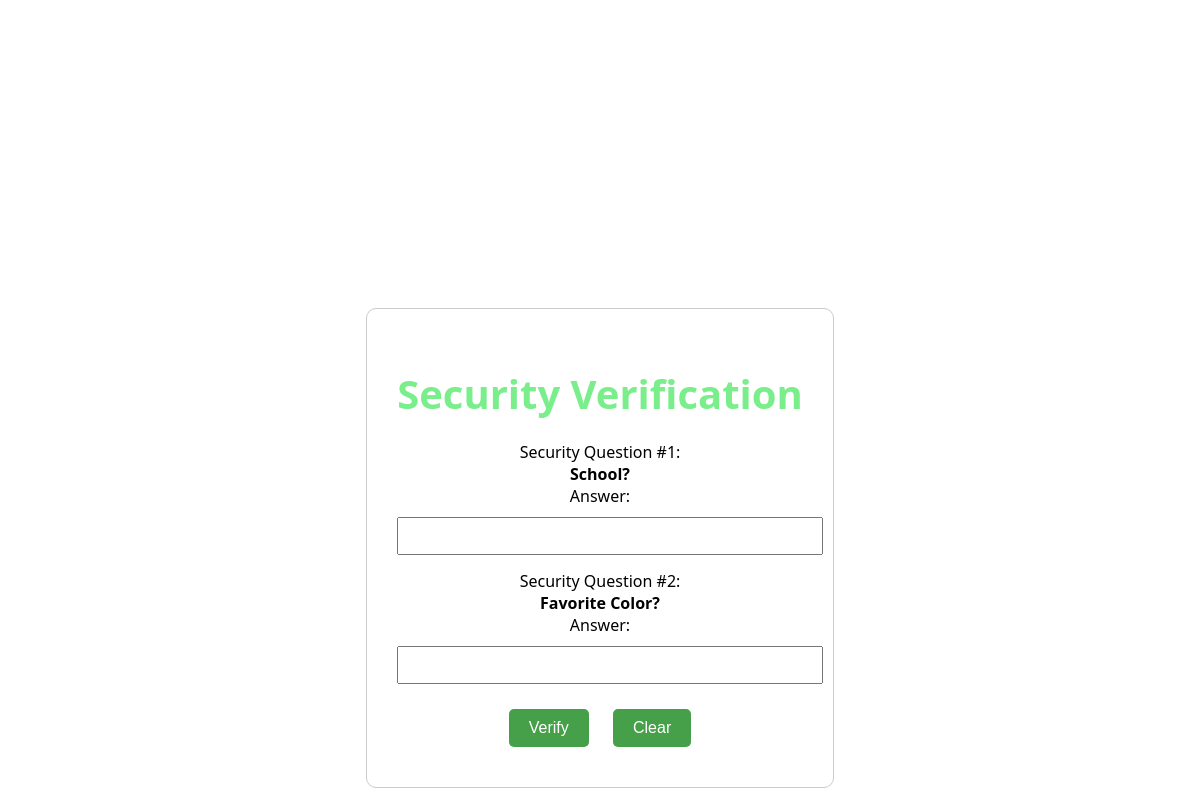
The app's page /securityVerification.php (signed in) with its own data.
### tables this page shows
CREATE TABLE SecurityVerification (
    SecurityVerificationID INTEGER AUTO_INCREMENT PRIMARY KEY,
    SSN INTEGER NOT NULL UNIQUE, 
    Username VARCHAR(100) NOT NULL,
    Password VARCHAR(255) NOT NULL, 
    SecurityPin INTEGER NOT NULL,
    AtmPin INTEGER NOT NULL,
    SecurityQuestion VARCHAR(255) NOT NULL,
    SecurityAnswer VARCHAR(255) NOT NULL,
    SecurityQuestion2 VARCHAR(255) NOT NULL,
    SecurityAnswer2 VARCHAR(255) NOT NULL,
    CustomerID INTEGER NOT NULL,
    RoleID INTEGER NOT NULL,
    FOREIGN KEY (CustomerID) REFERENCES Customer(CustomerID),
    FOREIGN KEY (RoleID) REFERENCES RoleAccess(RoleID)
);

### securityVerification.php (the view, shortened to what this page needs)
<?php
include("config.php");
$customerID = $_SESSION['CustomerID'];
if ($_SERVER["REQUEST_METHOD"] == "POST") {
    $answer1 = $_POST['SecurityAnswer'] ?? '';
    $answer2 = $_POST['SecurityAnswer2'] ?? '';
    $stmt = $conn->prepare("SELECT SecurityAnswer, SecurityAnswer2 FROM SecurityVerification WHERE CustomerID = ?");
    $stmt->bind_param("i", $customerID);
    $stmt->execute();
    $result = $stmt->get_result();
    if ($result && $result->num_rows === 1) {
        $row = $result->fetch_assoc();
        if (
            strtolower(trim($answer1)) === strtolower(trim($row['SecurityAnswer'])) &&
            strtolower(trim($answer2)) === strtolower(trim($row['SecurityAnswer2']))
        ) {
            header("Location: bankaccount.php");
            exit;
        } else {
            $error = "Incorrect answers. Please try again.";
        }
    } else {
        $error = "Security info not found.";
    }
} else {
    $stmt = $conn->prepare("SELECT SecurityQuestion, SecurityQuestion2 FROM SecurityVerification WHERE CustomerID = ?");
    $stmt->bind_param("i", $customerID);
    $stmt->execute();
    $result = $stmt->get_result();
    $row = $result->fetch_assoc();
}
?>
<!DOCTYPE html>
<html>
<head>
</head>
<body>
    <div class="Security-container">
        <h1>Security Verification</h1>
        <form method="POST">
            <label>Security Question #1:</label><br>
            <strong><?php echo htmlspecialchars($row['SecurityQuestion'] ?? ''); ?></strong><br>
            Answer: <input type="password" name="SecurityAnswer" required><br>
            <label>Security Question #2:</label><br>
            <strong><?php echo htmlspecialchars($row['SecurityQuestion2'] ?? ''); ?></strong><br>
            Answer: <input type="password" name="SecurityAnswer2" required><br>
            <button type="submit">Verify</button>
            <button type="reset">Clear</button>
        </form>
    </div>
</body>
</html>

### securityVerification.php (style rules this page uses)
body { background-color: white; font-family: Segoe UI, sans-serif; display: flex; justify-content: center; align-items: center; font-size: 16px; }
.Security-container { text-align: center; border: 1px solid #ccc; padding: 30px; border-radius: 10px; margin-top: 300px; }
h1 { color: #79ee8b; font-size: 40px; margin-bottom: 20px; }
input[type="text"], input[type="password"] { font-size: 16px; margin-top: 10px; width: 100%; padding: 8px; margin-bottom: 15px; }
button { background-color: #45a049; color: white; padding: 10px 20px; font-size: 16px; border: none; border-radius: 5px; margin: 10px; cursor: pointer; }

### records on screen
securityverification: SecurityQuestion "School?", SecurityQuestion2 "Favorite Color?"
